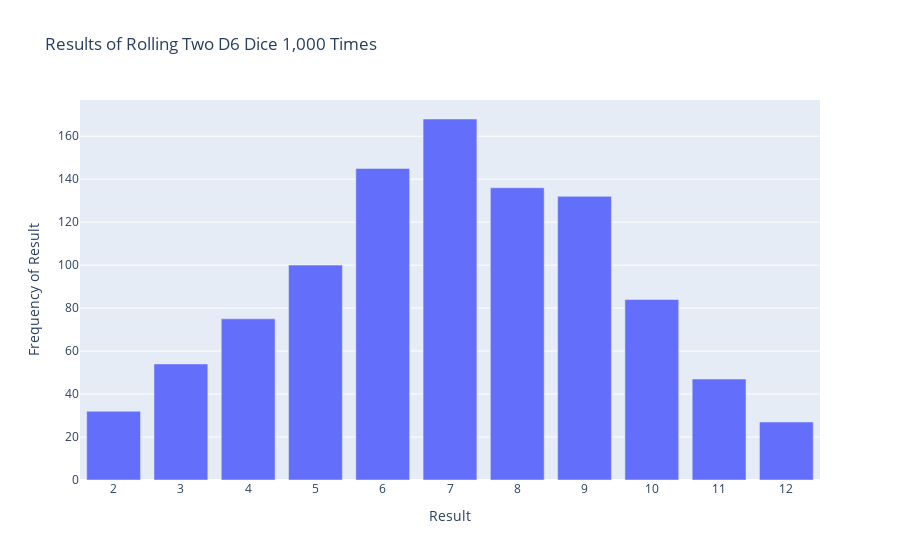

Notebook source saved alongside this figure:
### Markdown cell above
## Rolling Two Dice

### Code cell
from die import Die

# Create 2d6
die_1 = Die()
die_2 = Die()

# Make some rolls and store results in a list
results = [die_1.roll() + die_2.roll() for _ in range(1000)]
max_result = die_1.num_sides + die_2.num_sides

poss_results = range(2, max_result + 1)
frequencies = [results.count(value) for value in poss_results]

# Visualise the results
title = "Results of Rolling Two D6 Dice 1,000 Times"
labels = {"x": "Result", "y": "Frequency of Result"}
fig = px.bar(x=poss_results, y=frequencies, title=title, labels=labels)
fig.update_layout(xaxis_dtick=1)
fig.show()

fig.write_html("dice_visual_2d6.html")

### Figure 1 — Plotly figure (JSON) as saved in the notebook; plotly's stock layout.template omitted (floating-point values rounded to 4 significant figures)
{"data": [{"alignmentgroup": "True", "hovertemplate": "Result=%{x}<br>Frequency of Result=%{y}<extra></extra>", "legendgroup": "", "marker": {"color": "#636efa", "pattern": {"shape": ""}}, "name": "", "offsetgroup": "", "orientation": "v", "showlegend": false, "textposition": "auto", "x": [2, 3, 4, 5, 6, 7, 8, 9, 10, 11, 12], "xaxis": "x", "y": [32, 54, 75, 100, 145, 168, 136, 132, 84, 47, 27], "yaxis": "y", "type": "bar"}], "layout": {"xaxis": {"anchor": "y", "domain": [0.0, 1.0], "title": {"text": "Result"}, "dtick": 1}, "yaxis": {"anchor": "x", "domain": [0.0, 1.0], "title": {"text": "Frequency of Result"}}, "legend": {"tracegroupgap": 0}, "title": {"text": "Results of Rolling Two D6 Dice 1,000 Times"}, "barmode": "relative"}}
